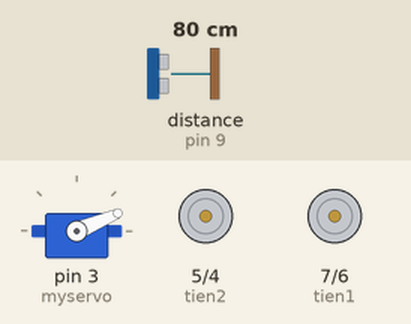
This sketch was run on a simulated Arduino Uno, built with avr-gcc and run on an emulated ATmega328P. Parts: servo, motor-driver pin pairs drawn as motors (green arrow = first pin HIGH = forward, orange = second pin HIGH = backward, longer = more drive). Wiring (inferred from the names in the program): ultrasonic range finder: trigger pin 10; echo pin 9. The inputs (shaded band) are chosen by the test bench; at power-on: distance to the obstacle (sensor on pin 9) 80 cm. The echo pulse lasts 58.3 µs per cm.

Above: at 1.69 s.
2.6 s: distance to the obstacle (sensor on pin 9) set to 2 cm
At 4.33 s:
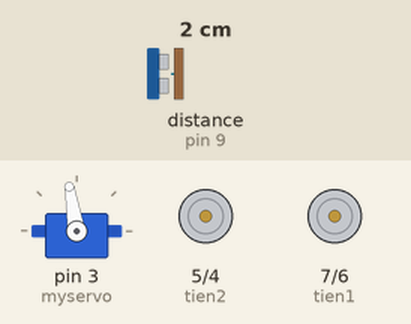
At 5.24 s:
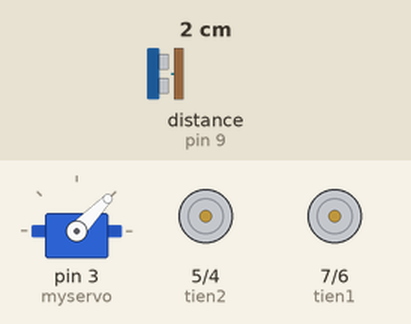
5.6 s: distance to the obstacle (sensor on pin 9) set to 18 cm
8.6 s: distance to the obstacle (sensor on pin 9) set to 9 cm
11.6 s: distance to the obstacle (sensor on pin 9) set to 35 cm
14.6 s: distance to the obstacle (sensor on pin 9) set to 60 cm
At 16.63 s:
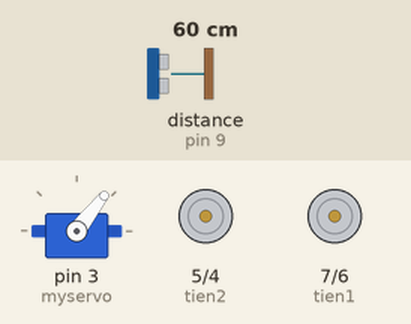
17.6 s: distance to the obstacle (sensor on pin 9) set to 27 cm
At 20.3 s:
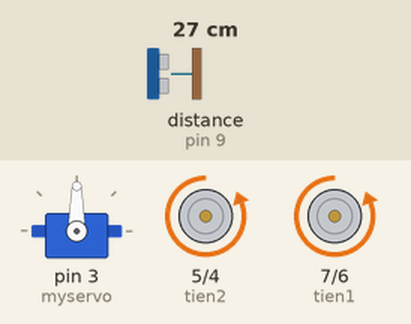
Timing chart, 0 to 21.6 s (numbered marks = the images above; inputs shaded):
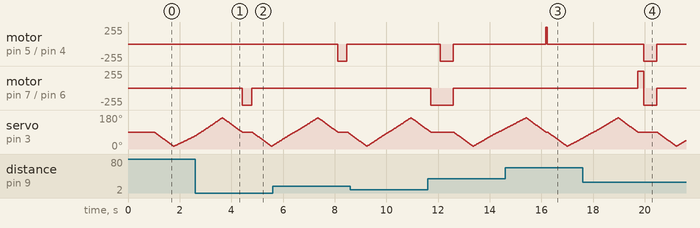

Measured:
- after the input at 2.6 s, motor on pin 5 (tien2) / pin 4 (lui2): stays stopped (without the input it goes to forward 230/255 after 3.0 s); motor on pin 7 (tien1) / pin 6 (lui1): stopped → backward 255/255 after 1.8 s, → stopped 0.38 s later
- after the input at 5.6 s, motor on pin 5 (tien2) / pin 4 (lui2): stopped → backward 255/255 after 2.5 s, → stopped 0.36 s later; motor on pin 7 (tien1) / pin 6 (lui1): stays stopped (without the input it goes to backward 255/255 after 2.4 s)
- after the input at 14.6 s, motor on pin 5 (tien2) / pin 4 (lui2): stopped → forward 255/255 after 1.6 s, → stopped 0.05 s later; motor on pin 7 (tien1) / pin 6 (lui1): stays stopped (without the input it goes to forward 255/255 after 1.5 s)
- after the input at 17.6 s, motor on pin 5 (tien2) / pin 4 (lui2): stopped → backward 255/255 after 2.4 s, → stopped 0.50 s later; motor on pin 7 (tien1) / pin 6 (lui1): stopped → forward 255/255 after 2.1 s instead of 2.4 s

The sketch:

robot.ino
```cpp
#include <Servo.h>

Servo myservo;
int pos = 0;
const int trig = 10;
const int echo = 9;
int tien1 = 7;
int tien2 = 5;
int lui1 = 6;
int lui2 = 4;

void dithang();
void disangtrai(int goc);
void disangphai(int goc);
void diluitrai(int goc);
void diluiphai(int goc);
void dilui();
void diquaydau();
void dunglai();
int dokhoangcach();

void setup()
{
    myservo.attach(3);
    pinMode(trig, OUTPUT);
    pinMode(echo, INPUT);
    pinMode(tien1, OUTPUT);
    pinMode(tien2, OUTPUT);
    pinMode(lui1, OUTPUT);
    pinMode(lui2, OUTPUT);
    digitalWrite(tien1, LOW);
    digitalWrite(tien2, LOW);
    digitalWrite(lui1, LOW);
    digitalWrite(lui2, LOW);
    myservo.write(90);
    delay(1000);
    int kcmaxt = 0, kcmidt = 0;
    while (1)
    {
        int khoangcach, gd, i, gdmax = 0, gdmid = 0, gdmin = 0, kcmax = 0, kc810[21], kc90 = 500;
        for (gd = 90; gd >= 15; gd--)
        {
            myservo.write(gd);
            delay(10);
        }
        for (gd = 15; gd <= 165; gd++)
        {
            myservo.write(gd);
            delay(10);
            khoangcach = dokhoangcach();
            if (khoangcach < 10)
                gdmin = gd;
            else
            {
                if (khoangcach < 30)
                    gdmid = gd;
                else
                {
                    if (khoangcach > kcmax)
                    {
                        kcmax = khoangcach;
                        gdmax = gd;
                    }
                }
            }
            if (gd >= 80 && gd <= 100)
            {
                kc810[gd - 80] = dokhoangcach();
                if (kc810[gd - 80] == 0)
                    kc810[gd - 80] = 500;
                else
                {
                    if (kc810[gd - 80] < kc90)
                        kc90 = kc810[gd - 80];
                }
            }
        }
        for (gd = 165; gd >= 90; gd--)
        {
            myservo.write(gd);
            delay(10);
        }
        while (kc90 > 50 && gdmid < 15 && gdmin < 15)
        {
            if (kc90 == kcmidt)
                dilui();
            else
            {
                dithang();
                kc90 = dokhoangcach();
            }
        }
        dunglai();
        if (gdmin == 0)
        {
            if (gdmid == 0)
            {
                if (gdmax < 80)
                    disangphai(gdmax);
                else
                    disangtrai(gdmax);
            }
            else
            {
                if (gdmid < 80)
                {
                    if (gdmax < 80)
                        diquaydau();
                    else
                        disangtrai(gdmax);
                }
                else
                {
                    if (gdmid > 100)
                    {
                        if (gdmax < 80)
                            disangphai(gdmax);
                        else
                            diquaydau();
                    }
                    else
                    {
                        if (gdmax < 80)
                            disangphai(gdmax);
                        else
                        {
                            if (gdmax > 100)
                                disangtrai(gdmax);
                            else
                                diquaydau();
                        }
                    }
                }
            }
        }
        else
        {
            if (gdmin < 80)
                diluiphai(gdmin);
            else
            {
                if (gdmin > 100)
                    diluitrai(gdmin);
                else
                    dilui();
            }
        }
        i = kcmax / 10;
        if (i == kcmaxt)
            dilui();
        else
            kcmaxt = i;
    }
}

void loop()
{
}

void dithang()
{
    digitalWrite(tien1, HIGH);
    digitalWrite(tien2, HIGH);
    analogWrite(tien2, 230);
}

void disangtrai(int goc)
{
    int temp = abs(goc - 90) * 3;
    digitalWrite(tien2, HIGH);
    delay(temp);
    digitalWrite(tien2, LOW);
}

void disangphai(int goc)
{
    int temp = abs(goc - 90) * 3;
    digitalWrite(tien1, HIGH);
    delay(temp);
    digitalWrite(tien1, LOW);
}

void diluitrai(int goc)
{
    int temp = abs(goc - 90) * 5;
    digitalWrite(lui1, HIGH);
    delay(temp);
    digitalWrite(lui1, LOW);
}

void diluiphai(int goc)
{
    int temp = abs(goc - 90) * 5;
    digitalWrite(lui2, HIGH);
    delay(temp);
    digitalWrite(lui2, LOW);
}

void dilui()
{
    digitalWrite(lui1, HIGH);
    digitalWrite(lui2, HIGH);
    delay(500);
    digitalWrite(lui1, LOW);
    digitalWrite(lui2, LOW);
}

void diquaydau()
{
    digitalWrite(tien1, HIGH);
    digitalWrite(lui2, HIGH);
    delay(300);
    digitalWrite(tien1, LOW);
    digitalWrite(lui2, LOW);
}

void dunglai()
{
    digitalWrite(tien1, LOW);
    digitalWrite(tien2, LOW);
    digitalWrite(lui1, LOW);
    digitalWrite(lui2, LOW);
}

int dokhoangcach()
{
    long tg;
    int kc;
    digitalWrite(trig, LOW);
    delayMicroseconds(2);
    digitalWrite(trig, HIGH);
    delayMicroseconds(10);
    digitalWrite(trig, LOW);
    tg = pulseIn(echo, HIGH, 3600000);
    kc = int(tg / 2 / 29.412);
    return kc;
}
```
